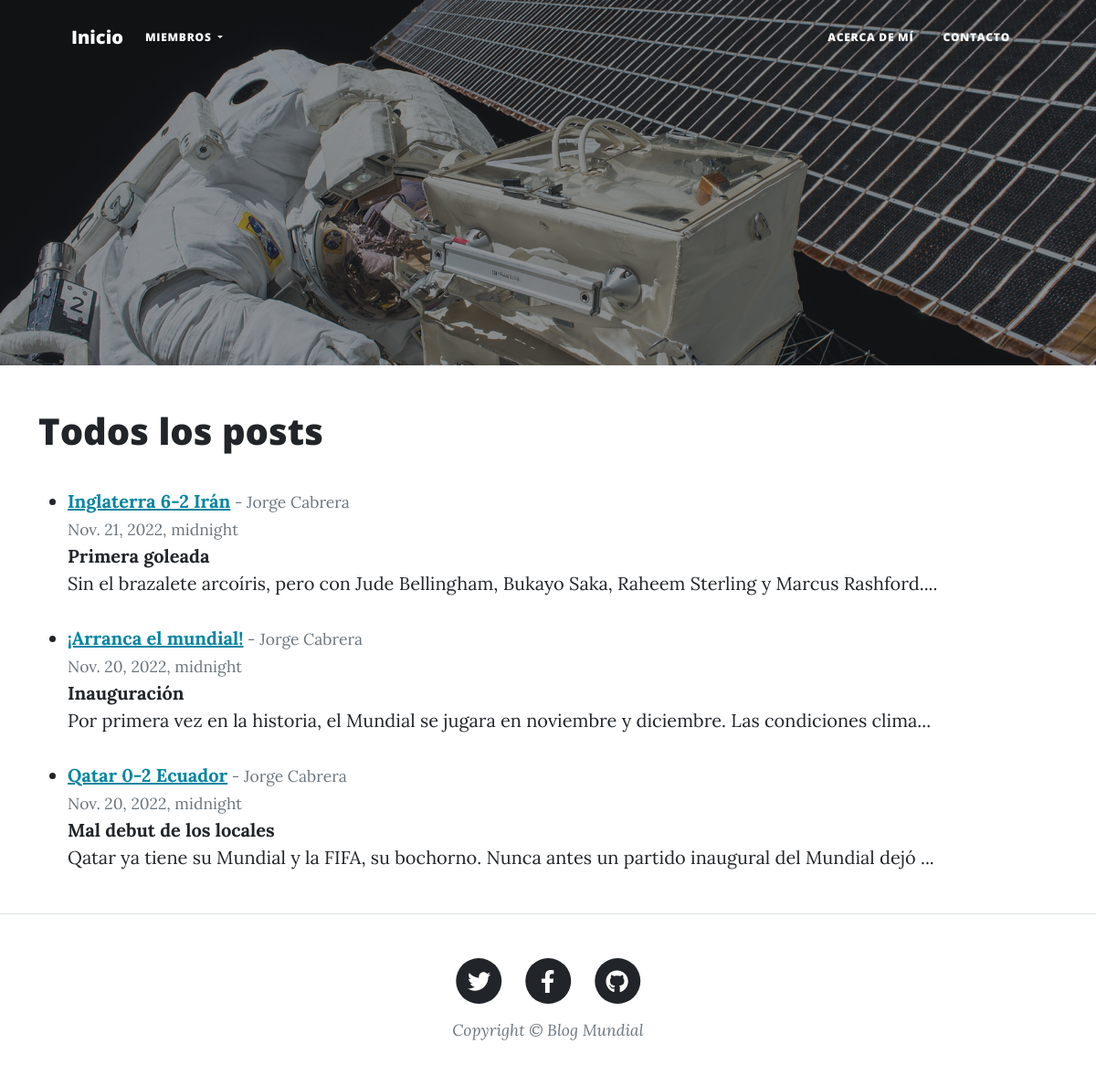
Before: /all_posts/ with the older database file.
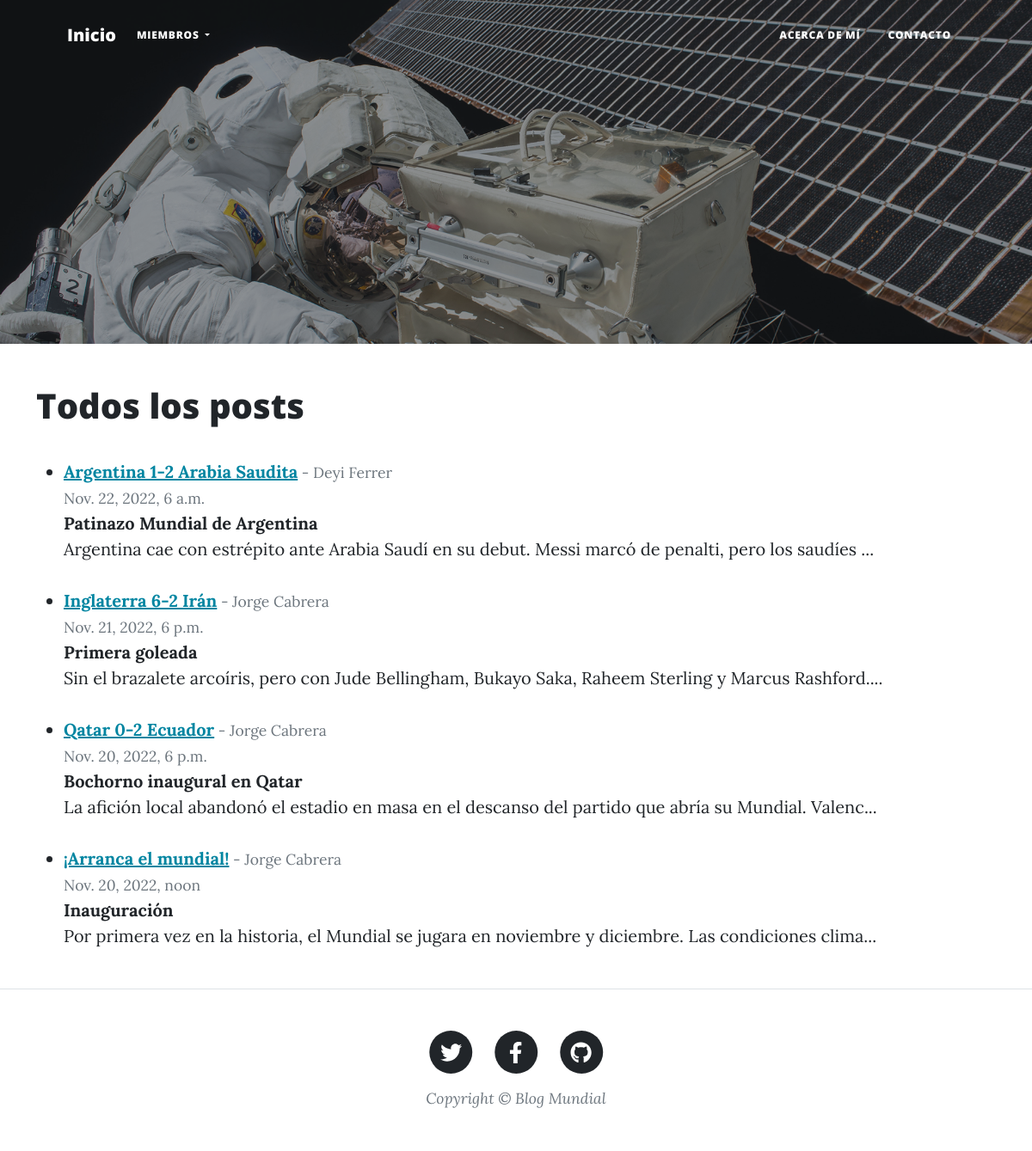
After: the same page with the newer database file.
### Blog/models.py (models this page shows, shortened)
class Post(models.Model):
    titulo = models.CharField(max_length=255)
    subtitulo = models.CharField(max_length=255)
    autor = models.ForeignKey(User, on_delete=models.CASCADE)
    cuerpo = models.TextField()
    fecha = models.DateTimeField()
    likes = models.ManyToManyField(User, related_name='blog_posts')

### Blog/views.py (the view)
# urls.py: path('all_posts/', AllPostsView.as_view(), name='all_posts'),
class AllPostsView(ListView):
    model = Post
    template_name = 'all_posts.html'
    ordering = ['-fecha']

### Blog/templates/all_posts.html (shortened to what this page needs)
{% extends 'post.html' %}
{% block post %}
<div class="container">
    <h1>
        Todos los posts
    </h1>
    <br>
    <ul>
        {% for post in object_list %}
        <li>
                <a href="{% url 'post_details' post.pk %}" class="link-primary"><u><strong>{{post.titulo}}</strong></u></a><small class="text-muted"> - {{post.autor.first_name}} {{post.autor.last_name}}
                <br>
                {{post.fecha}}
                </small>
                <br/>
                <strong>
                    {{post.subtitulo}}
                </strong>
                <br/>
                {{post.cuerpo|slice:":100"}}...
                <br/><br/>
            </li>
        {% endfor %}
    </ul>
</div>
{% endblock post %}

Changed rows visible on the page:
added Post: titulo "Argentina 1-2 Arabia Saudita", autor.first_name "Deyi", autor.last_name "Ferrer", fecha "Nov. 22, 2022, 6 a.m.", subtitulo "Patinazo Mundial de Argentina", cuerpo "Argentina cae con estrépito ante Arabia Saudí en su debut. Messi marcó de penalti, pero los saudíes"
changed Post "Inglaterra 6-2 Irán": fecha "Nov. 21, 2022, midnight" → "Nov. 21, 2022, 6 p.m."
changed Post "Qatar 0-2 Ecuador": fecha "Nov. 20, 2022, midnight" → "Nov. 20, 2022, 6 p.m."; subtitulo "Mal debut de los locales" → "Bochorno inaugural en Qatar"; cuerpo "Qatar ya tiene su Mundial y la FIFA, su bochorno. Nunca antes un partido inaugural del Mundial dejó" → "La afición local abandonó el estadio en masa en el descanso del partido que abría su Mundial. Valenc"; moves up the list
changed Post "¡Arranca el mundial!": fecha "Nov. 20, 2022, midnight" → "Nov. 20, 2022, noon"
